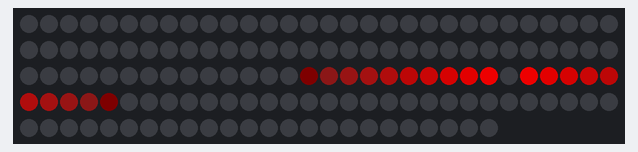
The sketch below on a simulated Arduino Uno, built with avr-gcc and run on an emulated ATmega328P. Parts: 144 RGB LEDs in strip order, left to right, continuing on the next row. Dim RGB values are drawn brighter than linear; random numbers use the default seed unless the sketch sets one.

Above: at 2.24 s.
At 14.17 s:
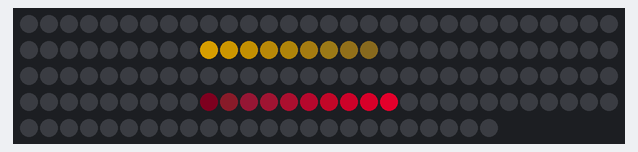
At 17.34 s:
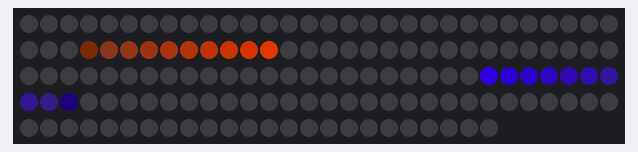
At 20.54 s:
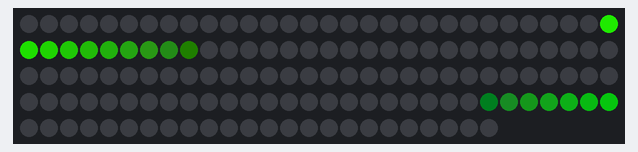
At 29.55 s:
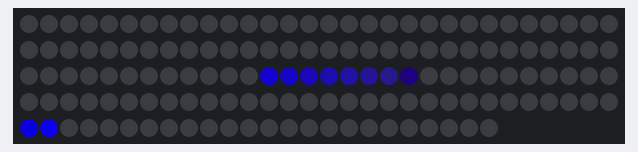
At 39.27 s:
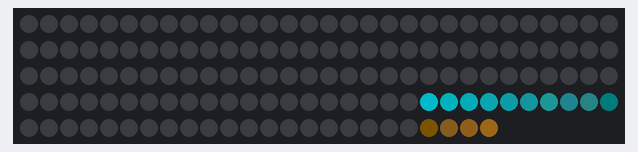

The sketch:

TETRAEDR3.ino
```cpp
// ===== НАСТРОЙКИ =====
#define EDGE_LEDS 24  // кол-во диодов на ребре куба
#define LED_DI 2      // пин подключения
#define BRIGHT 200    // яркость
#define THETIME 5

int bright = BRIGHT;

const int NUM_LEDS = (EDGE_LEDS * 6);
#include <FastLED.h>
CRGB leds[NUM_LEDS];
int head = 72;
int head_begin = 71;
int head_end = 96;
int comet_color = 0;
int shift_time = 100;
unsigned long prewmillis = 0;

int headr = 96;
int head_beginr = 96;
int head_endr = 71;
int comet_colorr = 0;
int shift_timer = 100;
unsigned long prewmillisr = 0;

unsigned long prewrefading = 0;
unsigned long prewfading = 0;
bool fadingdir = false;
bool flagfading = false;

void setup() {
  // put your setup code here, to run once:
  FastLED.addLeds<WS2812, LED_DI, GRB>(leds, NUM_LEDS).setCorrection(TypicalLEDStrip);
  FastLED.setBrightness(bright);
  leds[0].setRGB(100, 100, 255);
  FastLED.show();
  delay(1000);
  FastLED.clear();
  FastLED.show();
  randomSeed(analogRead(A0));
}

void loop() {
  // put your main code here, to run repeatedly:
  if (millis() - prewmillisr > shift_timer) {
    cometaReverced();
    prewmillisr = millis();
  }
  if (millis() - prewmillis > shift_time) {
    cometa();
    prewmillis = millis();
  }
 /* if (millis() - prewrefading > THETIME * 1000) {
    flagfading = true;
    fadingdir = true;
    prewrefading = millis();
  }
  if (flagfading) {
    fading();
  }*/
}

void cometa() {
  if (head - 11 == head_end) {
    head = random(0, 6) * EDGE_LEDS;
    head_end = head + EDGE_LEDS;
    head_begin = head - 1;
    shift_time = random(50, 90);
    comet_color = random(0, 255);
  }
  for (int i = 0; i < 11; i++) {
    if ((head - i < head_end) and (head - i > head_begin)) {
      leds[head - i].setHSV(comet_color, 255 - i * 15, 255 - i * 24);
    }
  }
  leds[head - 11].setRGB(0, 0, 0);
  head += 1;
  FastLED.show();
}

void cometaReverced() {
  if (headr + 11 == head_endr) {
    headr = random(1, 6) * EDGE_LEDS;
    head_endr = headr - EDGE_LEDS - 1;
    head_beginr = headr;
    shift_timer = random(50, 90);
    comet_colorr = random(0, 255);
  }
  for (int i = 0; i < 11; i++) {
    if ((headr + i > head_endr) and (headr + i < head_beginr)) {
      leds[headr + i].setHSV(comet_colorr, 255 - i * 15, 255 - i * 24);
    }
  }
  leds[headr + 11].setRGB(0, 0, 0);
  headr -= 1;
  FastLED.show();
}

void fading() {
  if (bright == 0) {
    fadingdir = false;
    delay(100);
  }
  if (fadingdir) {
    if (millis() - prewfading > 10) {
      bright -= 1;
      prewfading = millis();
    }
  } else {
    if (bright == BRIGHT) {
      flagfading = false;
    }
    if (millis() - prewfading > 10) {
      bright += 1;
      prewfading = millis();
    }
  }
  FastLED.setBrightness(bright);
}


/*
void simmetr() {
  for (int j = 0; j < 4; j++) {
    for (int i = 0; i <= NUM_LEDS; i += EDGE_LEDS) {
      leds[i + j].setRGB(255 - j * 12, 0, 100);
      leds[i + 23 - j].setRGB(100, 0, 255 - j * 12);
    }
  }
}
*/
```
